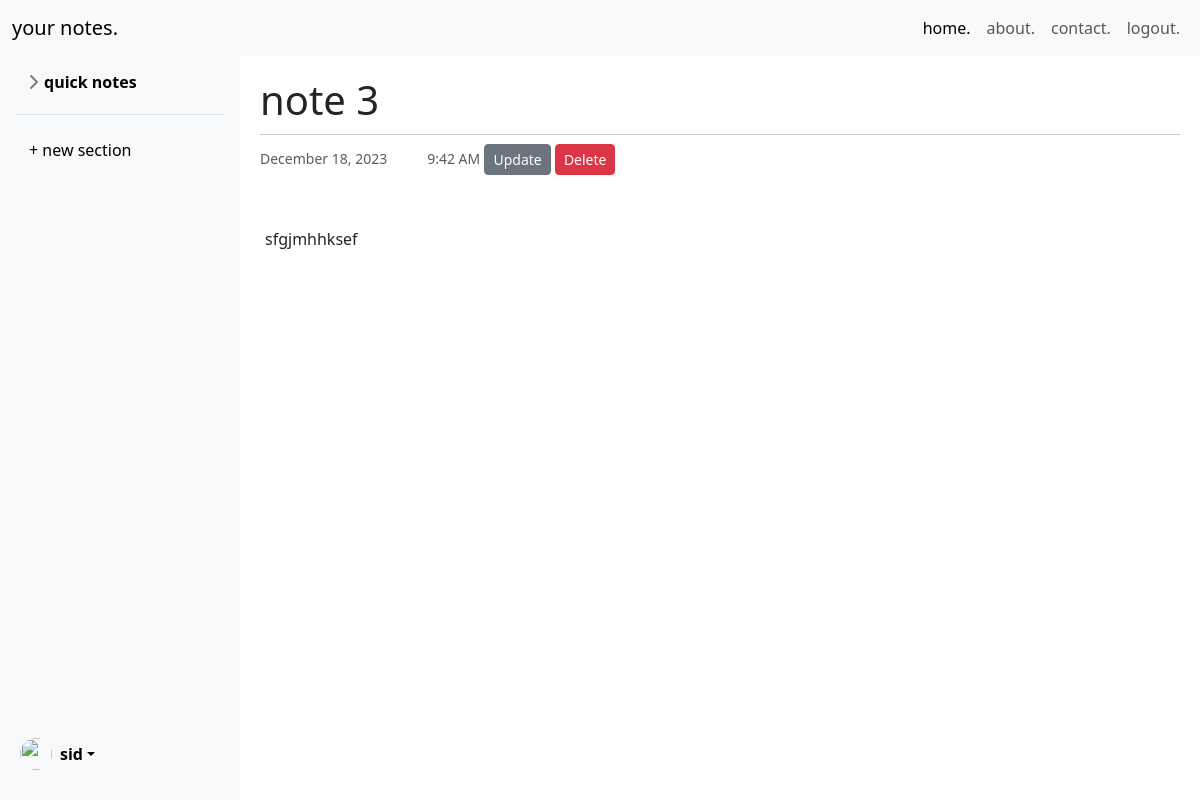
The page /note/3/ (signed in) on the database its author committed.
### notes/models.py (models this page shows, shortened)
class Note(models.Model):
    title = models.CharField(max_length=20)
    content = models.TextField()
    date_posted = models.DateTimeField(default=timezone.now)
    author = models.ForeignKey(User, on_delete=models.CASCADE)

### notes/views.py (the view)
# urls.py: path('note/<int:pk>/', NoteDetailView.as_view(), name='note-detail'),
class NoteDetailView(LoginRequiredMixin, UserPassesTestMixin, DetailView):
    model = Note
    def test_func(self):
        note = self.get_object()
        if self.request.user == note.author:
            return True
        return False

### notes/templates/notes/note_detail.html (shortened to what this page needs)
{% extends "notes/base.html" %}
{% block content %}
{% if object.author == user %}
<div class="content-section" style="margin-left: 20%;">
    <h1>{{ object.title }}</h1>
    <hr style="margin-bottom: 5px; margin-top: 10px;">
    <div class="text-start fw-normal text-muted">
        <small class="text-muted">{{ object.date_posted|date:"F d, Y" }}{{ object.date_posted|date:"g:i A" }}</small>
            <a class="btn btn-secondary btn-sm mt-1 mb-1" href="{% url 'note-update' object.id %}">Update</a>
            <a class="btn btn-danger btn-sm mt-1 mb-1" href="{% url 'note-delete' object.id %}">Delete</a>
        </div>
        <br>
        <br>
        <p style="margin-left: 5px; margin-right: 25px;">{{ object.content }}</p>
    </div>
    <div class="flex-shrink-0 p-3 bg-light" style="width: 20%; height: 100vh;">
        <ul class="list-unstyled ps-0">
            <li class="mb-1">
                <button class="btn btn-toggle d-inline-flex align-items-center rounded border-0 collapsed"
                data-bs-toggle="collapse" data-bs-target="#home-collapse" aria-expanded="false">
                quick notes
            </button>
        </li>
        <li class="border-top my-3"></li>
    </ul>
    <div>
        <button type="button" class="btn btn-light">+ new section</button>
    </div>
    <div class="dropdown">
        <a href="#" class="d-flex align-items-center link-body-emphasis text-decoration-none dropdown-toggle"
        data-bs-toggle="dropdown" aria-expanded="false">
        <img src="png" alt="" width="32" height="32" class="rounded-circle me-2">
        <strong>{{ user.username }}</strong>
    </a>
</div>
</div>
{% endif %}
{% endblock content %}

### notes/static/notes/main.css (style rules this page uses)
body, html { height: 100%; margin: 0; padding: 0; }
.content-section { flex: 1; padding: 20px; width: 80%; overflow-y: auto; box-sizing: border-box; height: calc(100vh - navbar-height - sidebar-height); }
.flex-shrink-0 { width: 20%; height: 100vh; position: fixed; left: 0; top: 50px; bottom: 0; overflow-y: auto; z-index: 2; }
.dropdown-toggle { outline: 0; }
.btn-toggle { padding: .25rem .5rem; font-weight: 600; color: var(--bs-emphasis-color); background-color: transparent; }
.btn-toggle::before { width: 1.25em; line-height: 0; transition: transform .35s ease; transform-origin: .5em 50%; }
.list-unstyled { padding: 0; }
.dropdown { padding: 10px; position: fixed; bottom: 10px; left: 0; width: 20%; text-align: center; }
.dropdown a { display: block; padding: 10px; text-decoration: none; }

### rows shown on the page
Note: title "note 3", date_posted "December 18, 2023", date_posted "9:42 AM", content "sfgjmhhksef"

### other values the page prints
{{ user.username }} "sid"
